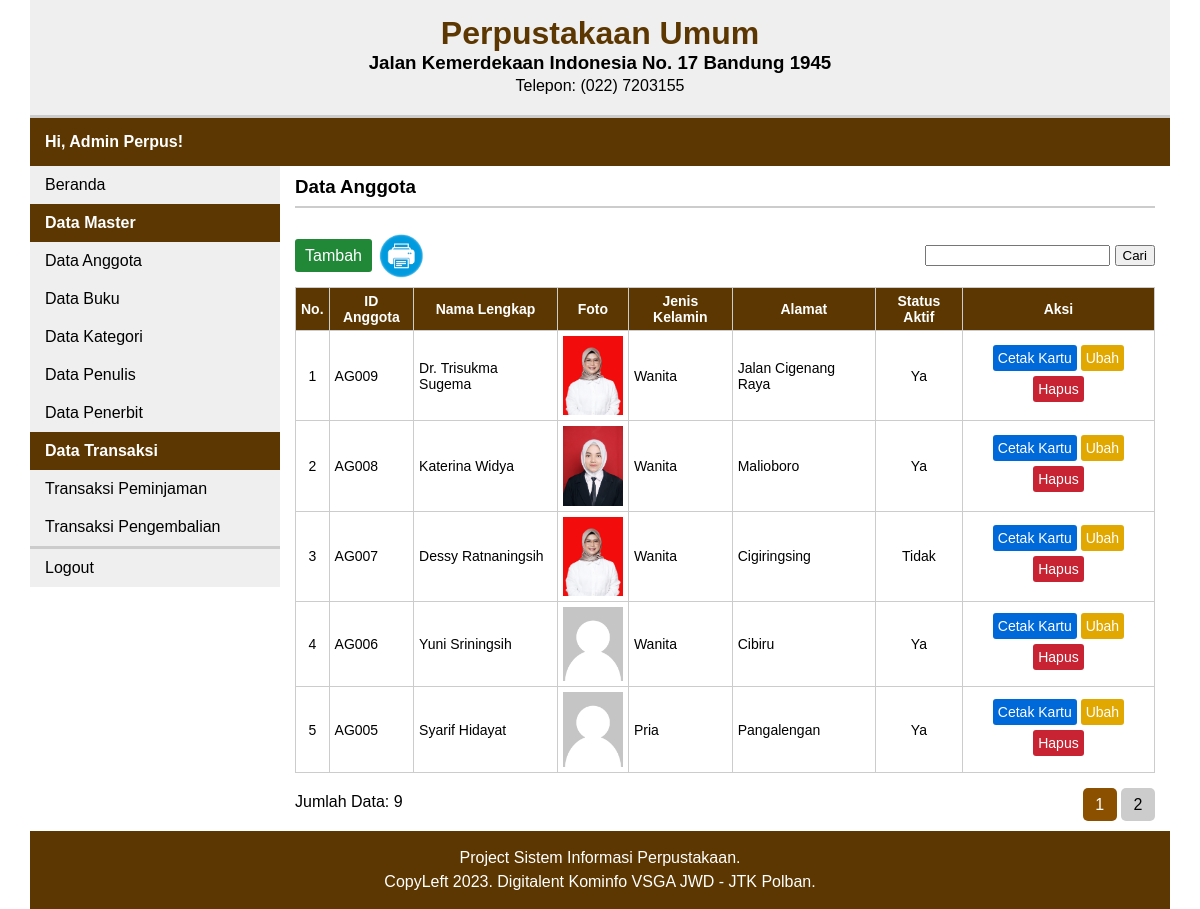
The page /index.php?p=anggota on the database its author committed.
### tables this page shows
CREATE TABLE `anggota` (
  `id_anggota` char(5) NOT NULL,
  `nama_lengkap` varchar(25) NOT NULL,
  `jenis_kelamin` enum('L','P') NOT NULL,
  `alamat` varchar(255) NOT NULL,
  `foto` varchar(25) NOT NULL,
  `status_aktif` enum('Y','T') NOT NULL
);

### config/konfigurasi-umum.php (called while the page is built, shortened)
<?php
	$_SITE_INFO			= 'Project Sistem Informasi Perpustakaan.';
	$_SITE_CREDIT		= 'CopyLeft 2023. Digitalent Kominfo VSGA JWD - JTK Polban.';
	$_QUERY_LIMIT		= 5;
?>

### app/anggota.php (the view, shortened to what this page needs)
<?php
	include './config/koneksi-db.php';
	$row = 0;
	$num = 0;
	$offset = 0;
	if(!isset($_POST['cari'])) {
		$sql = "SELECT * FROM anggota ORDER BY id_anggota DESC LIMIT {$offset}, {$_QUERY_LIMIT};";
		$query = mysqli_query($db_conn, $sql);
		$sql_count = "SELECT id_anggota FROM anggota;";
		$query_count = mysqli_query($db_conn, $sql_count);
		$row = $query_count->num_rows;
	}
?>
		<div id="container">
			<div class="page-title">
				<h3>Data Anggota</h3>
			</div>
			<div class="page-content">
				<div class="table-upper">
					<div class="table-upper-left">
						<a href="index.php?p=anggota-tambah" class="btn-success btn-medium">Tambah</a>
						<a href="./app/anggota-cetak-daftar.php" title="Cetak Anggota" target="_blank">
							<img src="./assets/img/print.png" width="50" class="btn-print">
						</a>
					</div>
					<div class="table-upper-right">
						<form name="pencarian_anggota" action="" method="post" class="mg-top-15 text-right">
							<input type="text" name="kata_kunci">
							<input type="submit" name="cari" value="Cari">
						</form>
					</div>
				</div>
			<?php
				if($row > 0) {
			?>
				<table class="data-table">
					<tr>
						<th>No.</th>
						<th>ID Anggota</th>
						<th>Nama Lengkap</th>
						<th>Foto</th>
						<th>Jenis Kelamin</th>
						<th>Alamat</th>
						<th>Status Aktif</th>
						<th>Aksi</th>
					</tr>
				<?php
					$i = 1;
					while($data = mysqli_fetch_array($query)) {
				?>
					<tr>
						<td class="text-center"><?php echo $i++; ?></td>
						<td><?php echo $data['id_anggota']; ?></td>
						<td><?php echo $data['nama_lengkap']; ?></td>
						<td>
							<?php
								$data_foto = $data['foto'];
								if($data_foto == '-') {
									$data_foto = 'foto-default.jpg';
								}
							?>
							<img src="<?php echo './images/' . $data_foto; ?>" width="60">
						</td>
						<td><?php echo ($data['jenis_kelamin'] == 'L') ? 'Pria' : 'Wanita'; ?></td>
						<td><?php echo $data['alamat']; ?></td>
						<td class="text-center"><?php echo ($data['status_aktif'] == 'Y') ? 'Ya' : 'Tidak'; ?></td>
						<td class="text-center">
							<a href="./app/anggota-cetak-kartu.php?&id=<?php echo $data['id_anggota']; ?>" class="btn-primary mg-btm-5" target="_blank">Cetak Kartu</a>
							<a href="index.php?p=anggota-ubah&id=<?php echo $data['id_anggota']; ?>" class="btn-warning mg-btm-5">Ubah</a>
							<a href="index.php?p=anggota-hapus&id=<?php echo $data['id_anggota']; ?>" class="btn-danger mg-btm-5 confirm">Hapus</a>
						</td>
					</tr>
				<?php
					}
				?>
				</table>
				<div class="table-lower">
					<div class="table-lower-left mg-top-5">
						Jumlah Data: <?php echo $row; ?>
					</div>
					<div class="table-lower-right text-right">
					<?php if(!isset($_POST['cari'])) {  ?>
						<ul class="table-pagination">
						<?php
							$page_num = ceil($row/$_QUERY_LIMIT);
							for($i = 1; $i <= $page_num; $i++) {
						?>
							<li><a href="index.php?p=anggota&num=<?php echo $i; ?>" <?php echo ($num == $i || ($num == 0 && $i == 1)) ? 'class="active"' : '' ?>><?php echo $i; ?></a></li>
					<?php
							}
						}
					?>
						</ul>
					</div>
				</div>
			<?php } else { ?>
				<p class="text-center">Data tidak tersedia.</p>
			<?php } ?>
			</div>
		</div>

### app/layout/header.php
<div id="wrapper">
	<header>
				<div id="header-banner" class="text-center">
					<h1>Perpustakaan Umum</h1>
					<h3>Jalan Kemerdekaan Indonesia No. 17 Bandung 1945</h3>
					<p>Telepon: (022) 7203155</h3>
				</div>
				<div id="user-info">
					<p>Hi, Admin Perpus!</p>
				</div>
			</header>
</div>

### app/layout/sidebar-menu.php
<div id="wrapper">
	<sidebar>
				<nav>
					<ul>
						<li><a href="index.php" title="Beranda">Beranda</a></li>
						<li class="section-menu">Data Master</li>
						<li><a href="index.php?p=anggota" title="Data Anggota">Data Anggota</a></li>
						<li><a href="index.php?p=buku" title="Data Buku">Data Buku</a></li>
						<li><a href="index.php?p=kategori" title="Data Kategori">Data Kategori</a></li>
						<li><a href="index.php?p=penulis" title="Data Penulis">Data Penulis</a></li>
						<li><a href="index.php?p=penerbit" title="Data Penerbit">Data Penerbit</a></li>
						<li class="section-menu">Data Transaksi</li>
						<li><a href="index.php?p=peminjaman" title="Data Penulis">Transaksi Peminjaman</a></li>
						<li><a href="index.php?p=pengembalian" title="Data Penerbit">Transaksi Pengembalian</a></li>
						<span class="separator"></span>
						<li><a href="logout.php" title="Logout">Logout</a></li>
					</ul>
				</nav>
			</sidebar>
</div>

### app/layout/container.php (shortened to what this page needs)
<div id="wrapper">
<?php
    $app_dir = 'app';
    $p = '';
    if(isset($_GET['p'])) {
        $p = $_GET['p'];
    }
    if(!empty($p)) {
        $file = $app_dir . '/' . $p . '.php';
        if(file_exists($file)) {
            include $file;
        } else {
            include $app_dir . '/404.php';
        }
    } else {
        include $app_dir . '/beranda.php';
    }
?>
</div>

### app/layout/footer.php
<div id="wrapper">
	<footer class="text-center">
				<p><?php echo $_SITE_INFO; ?></p>
				<p><?php echo $_SITE_CREDIT; ?></p>
			</footer>
</div>

### index.php (shortened to what this page needs)
<?php
	include './config/konfigurasi-umum.php';
	include './app/layout/header.php';
	include './app/layout/sidebar-menu.php';
	include './app/layout/container.php';
	include './app/layout/footer.php';
?>
<!DOCTYPE html>
<html lang="en">
<head>
	<link rel="stylesheet" href="./assets/css/style.css">
</head>
<body>
</body>
</html>

### assets/css/style.css (style rules this page uses)
* { margin: 0; font-family: Arial, Helvetica, sans-serif; }
#wrapper { width: 1140px; margin: 0 auto; }
header { float: left; width: inherit; }
#header-banner { float: left; width: 1110px; padding: 15px; height: 85px; background-color: #efefef; border-bottom: 3px solid #ccc; }
#header-banner h1 { color: #5c3701; }
#header-banner p { line-height: 24px; }
#user-info { float: left; width: 1110px; padding: 15px; background-color: #5c3701; }
#user-info p { color: #fff; font-weight: bold; }
sidebar { float: left; width: 250px; background-color: #efefef; }
nav ul { list-style: none; padding: 0; }
nav ul li.section-menu { padding: 10px 15px 10px; background-color: #5c3701; color: #fff; font-weight: bold; }
nav ul li a { display: block; padding: 10px 15px 10px; background-color: #efefef; color: #000; text-decoration: none; }
nav ul span { display: block; border-bottom: 3px solid #ccc; }
#container { float: left; padding: 10px 15px 10px; width: 860px; }
.page-title { float: left; margin-bottom: 7.5px; padding-bottom: 7.5px; width: 860px; border-bottom: 2px solid #ccc; }
.page-content { float: left; width: 860px; margin-top: 15px; }
.table-upper { float: left; margin-bottom: 15px; }
.table-upper-left, .table-upper-right { float: left; width: 430px; }
.table-lower { float: left; margin-top: 15px; }
.table-lower-left, .table-lower-right { float: left; width: 430px; }
ul.table-pagination { list-style: none; }
ul.table-pagination li { display: inline-block; padding: 0; margin: 0; }
ul.table-pagination li a { display: inline-block; padding: 7.5px 12.5px 7.5px; color: #000; text-decoration: none; background-color: #ccc; border-radius: 5px; }
ul.table-pagination li a.active { background-color: #8c5100; color: #fff; }
.data-table { margin: 0 auto; width: 100%; border-collapse: collapse; }
.data-table, .data-table th, .data-table td { padding: 5px; border: 1px solid #ccc; }
.data-table tr { font-size: 14px; }
.data-table tr th { background-color: #5c3701; color: #fff; }
footer { float: left; width: 1110px; padding: 15px; background-color: #5c3701; }
footer p { color: #fff; line-height: 24px; }
a[class^='btn-'] { display: inline-block; padding: 5px; text-decoration: none; border-radius: 3px; }
.btn-medium { padding: 7.5px 10px 7.5px !important; }
.btn-primary { background-color: #0069d9; color: #fff; }
.btn-success { background-color: #218838; color: #fff; }
.btn-danger { background-color: #c82333; color: #fff; }
.btn-warning { background-color: #e0a800; color: #fff; }
.btn-print { margin: auto auto -17.5px; }
.text-center { text-align: center; }
.text-right { text-align: right; }
.mg-top-5 { margin-top: 5px; }
.mg-top-15 { margin-top: 15px; }
.mg-btm-5 { margin-bottom: 5px; }

### rows shown on the page
anggota: id_anggota "AG009", nama_lengkap "Dr. Trisukma Sugema", foto (picture), jenis_kelamin "Wanita", alamat "Jalan Cigenang Raya", status_aktif "Ya"
anggota: id_anggota "AG008", nama_lengkap "Katerina Widya", foto (picture), jenis_kelamin "Wanita", alamat "Malioboro", status_aktif "Ya"
anggota: id_anggota "AG007", nama_lengkap "Dessy Ratnaningsih", foto (picture), jenis_kelamin "Wanita", alamat "Cigiringsing", status_aktif "Tidak"
anggota: id_anggota "AG006", nama_lengkap "Yuni Sriningsih", jenis_kelamin "Wanita", alamat "Cibiru", status_aktif "Ya"
anggota: id_anggota "AG005", nama_lengkap "Syarif Hidayat", jenis_kelamin "Pria", alamat "Pangalengan", status_aktif "Ya"

### other values the page prints
$row "9"
$_SITE_INFO "Project Sistem Informasi Perpustakaan."
$_SITE_CREDIT "CopyLeft 2023. Digitalent Kominfo VSGA JWD - JTK Polban."
